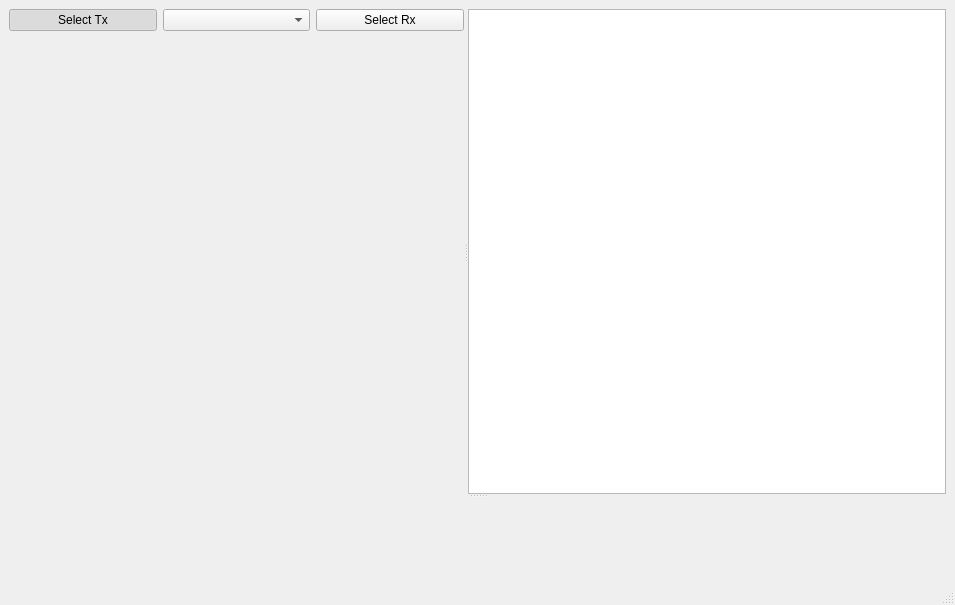
<?xml version="1.0" encoding="UTF-8"?>
<ui version="4.0">
 <class>MainWindow</class>
 <widget class="QMainWindow" name="MainWindow">
  <property name="geometry">
   <rect>
    <x>0</x>
    <y>0</y>
    <width>955</width>
    <height>605</height>
   </rect>
  </property>
  <property name="windowTitle">
   <string>MainWindow</string>
  </property>
  <widget class="QWidget" name="centralwidget">
   <layout class="QVBoxLayout" name="verticalLayout_2">
    <item>
     <widget class="QSplitter" name="splitter_2">
      <property name="orientation">
       <enum>Qt::Vertical</enum>
      </property>
      <widget class="QSplitter" name="splitter">
       <property name="orientation">
        <enum>Qt::Horizontal</enum>
       </property>
       <widget class="QWidget" name="layoutWidget">
        <layout class="QVBoxLayout" name="verticalLayout">
         <item>
          <layout class="QHBoxLayout" name="horizontalLayout">
           <item>
            <widget class="QPushButton" name="txButton">
             <property name="text">
              <string>Select Tx</string>
             </property>
             <property name="checkable">
              <bool>true</bool>
             </property>
             <property name="checked">
              <bool>true</bool>
             </property>
            </widget>
           </item>
           <item>
            <widget class="MapChooseWidget" name="mapChooser"/>
           </item>
           <item>
            <widget class="QPushButton" name="rxButton">
             <property name="text">
              <string>Select Rx</string>
             </property>
             <property name="checkable">
              <bool>true</bool>
             </property>
            </widget>
           </item>
          </layout>
         </item>
         <item>
          <widget class="SlippyMapWidget" name="map" native="true">
           <property name="sizePolicy">
            <sizepolicy hsizetype="Preferred" vsizetype="MinimumExpanding">
             <horstretch>0</horstretch>
             <verstretch>0</verstretch>
            </sizepolicy>
           </property>
          </widget>
         </item>
        </layout>
       </widget>
       <widget class="QTextEdit" name="textEdit">
        <property name="undoRedoEnabled">
         <bool>false</bool>
        </property>
        <property name="readOnly">
         <bool>true</bool>
        </property>
        <property name="html">
         <string notr="true">&lt;!DOCTYPE HTML PUBLIC &quot;-//W3C//DTD HTML 4.0//EN&quot; &quot;http://www.w3.org/TR/REC-html40/strict.dtd&quot;&gt;
&lt;html&gt;&lt;head&gt;&lt;meta name=&quot;qrichtext&quot; content=&quot;1&quot; /&gt;&lt;style type=&quot;text/css&quot;&gt;
p, li { white-space: pre-wrap; }
&lt;/style&gt;&lt;/head&gt;&lt;body style=&quot; font-family:'DejaVu Sans'; font-size:9pt; font-weight:400; font-style:normal;&quot;&gt;
&lt;p style=&quot;-qt-paragraph-type:empty; margin-top:0px; margin-bottom:0px; margin-left:0px; margin-right:0px; -qt-block-indent:0; text-indent:0px;&quot;&gt;&lt;/p&gt;&lt;/body&gt;&lt;/html&gt;</string>
        </property>
       </widget>
      </widget>
      <widget class="ProfileWidget" name="profile" native="true">
       <property name="sizePolicy">
        <sizepolicy hsizetype="Preferred" vsizetype="MinimumExpanding">
         <horstretch>0</horstretch>
         <verstretch>0</verstretch>
        </sizepolicy>
       </property>
      </widget>
     </widget>
    </item>
   </layout>
  </widget>
  <widget class="QMenuBar" name="menubar">
   <property name="geometry">
    <rect>
     <x>0</x>
     <y>0</y>
     <width>955</width>
     <height>21</height>
    </rect>
   </property>
  </widget>
  <widget class="QStatusBar" name="statusbar"/>
 </widget>
 <customwidgets>
  <customwidget>
   <class>MapChooseWidget</class>
   <extends>QComboBox</extends>
   <header>MapChooseWidget.h</header>
  </customwidget>
  <customwidget>
   <class>SlippyMapWidget</class>
   <extends>QWidget</extends>
   <header>SlippyMapWidget.h</header>
   <container>1</container>
  </customwidget>
  <customwidget>
   <class>ProfileWidget</class>
   <extends>QWidget</extends>
   <header>ProfileWidget.h</header>
   <container>1</container>
  </customwidget>
 </customwidgets>
 <resources/>
 <connections/>
</ui>
